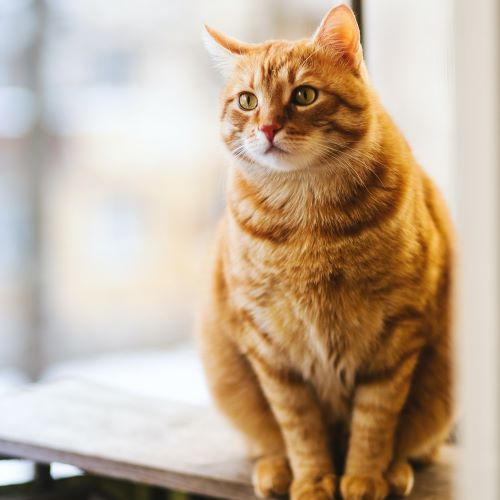
#> input picture practice/cat.jpg, 500 x 500 px
$ python edge_detection.py
#> lines starting #> are read from the running program, lines starting #| are printed output that depends on the picture; after the words box and inside, x2 and y2 are one past the last pixel; in counts of white or black regions, pixels touching at a corner belong together
import cv2 as cv
import numpy as np

img=cv.imread('cat.jpg')
#> img is the input picture: shape (500, 500, 3); mean B, G, R 151.1, 173.1, 193.6
gray=cv.cvtColor(img,cv.COLOR_RGB2GRAY)
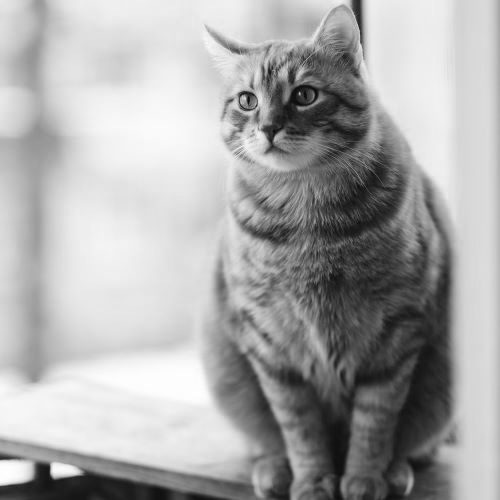
#> gray: shape (500, 500); min 8, max 254, mean 168.8

# Laplacian
# src, data
lap=cv.Laplacian(gray,cv.CV_64F)
lap=np.uint8(np.absolute(lap))
cv.imshow('Laplacian',lap)

#Sobel
sobelx=cv.Sobel(gray,cv.CV_64F,1,0)
sobely=cv.Sobel(gray,cv.CV_64F,0,1)
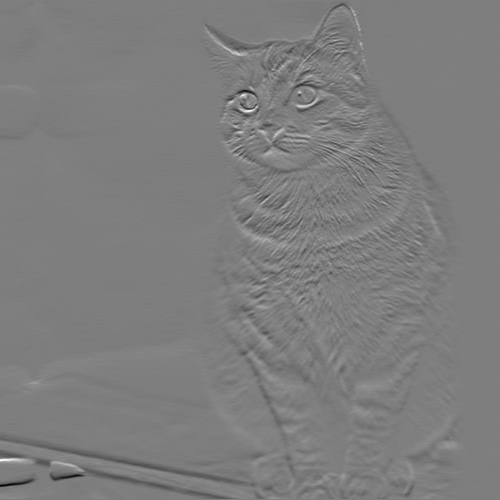
#> sobely: shape (500, 500) float64; min -598, max 608, mean -2.4; drawn with min black and max white
combined_sobel=cv.bitwise_or(sobelx,sobely)
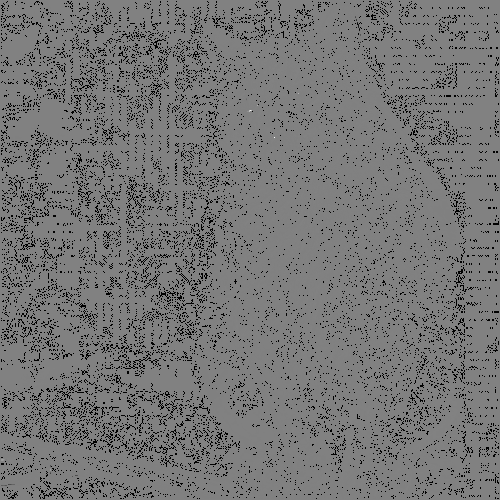
#> combined_sobel: shape (500, 500) float64; 8.59% of the values are NaN or infinite; the others: min -56960, max 55296, mean -51.45; drawn with min black, max white, NaN and infinite black

cv.imshow('Sobelx',sobelx)
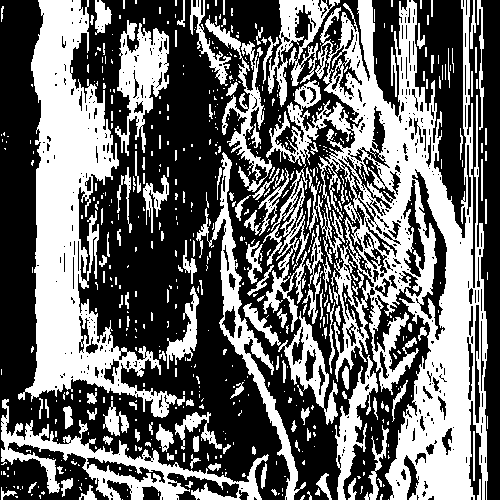
#> window 'Sobelx': shape (500, 500); 41.7% white; 627 white regions (469 under 20 px), largest, box (x1, y1, x2, y2) and area: (266, 0, 488, 500) 40103, (18, 0, 185, 418) 23091, (1, 399, 269, 500) 6049
cv.imshow('Sobely',sobely)
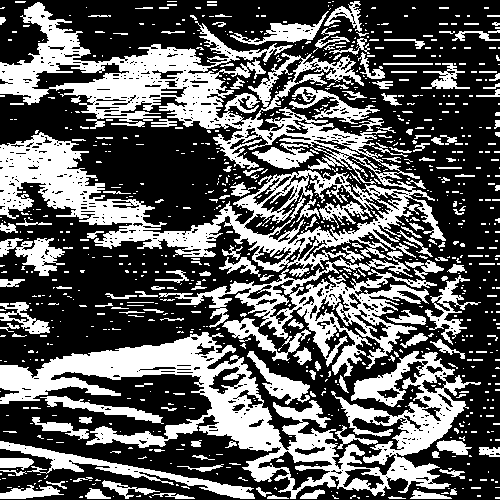
#> window 'Sobely': shape (500, 500); 37.4% white; 920 white regions (742 under 20 px), largest, box (x1, y1, x2, y2) and area: (0, 2, 446, 377) 42569, (0, 332, 481, 499) 22764, (0, 441, 255, 499) 2436
cv.imshow('Combined sobel',combined_sobel)
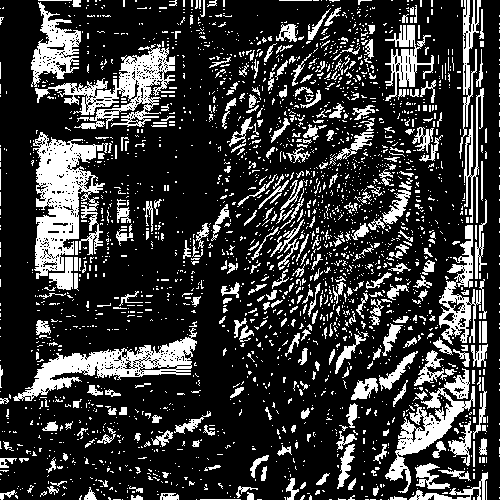
#> window 'Combined sobel': shape (500, 500); 21.9% white; 2457 white regions (2131 under 20 px), largest, box (x1, y1, x2, y2) and area: (33, 132, 108, 279) 5601, (13, 328, 197, 401) 3910, (35, 44, 175, 129) 3850

#canny
canny=cv.Canny(img,150,175)
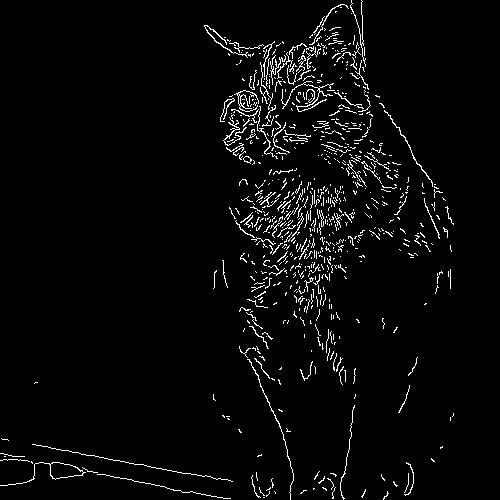
#> canny: shape (500, 500); 3.4% white in thin lines or dots
cv.imshow('canny',canny)

cv.waitKey(0)

$ run again, with practice/nature.jpg copied over practice/cat.jpg
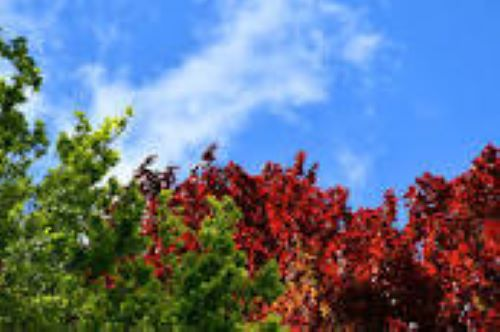
#> input picture practice/nature.jpg, 500 x 332 px
#> img is the input picture: shape (332, 500, 3); mean B, G, R 137.6, 115.3, 100.6
#> `cv.imshow('Sobelx',sobelx)`:
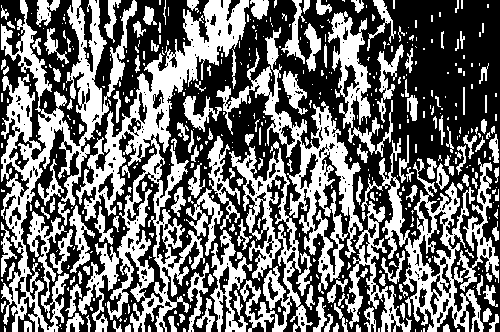
#> window 'Sobelx': shape (332, 500); 43.3% white; 491 white regions (333 under 20 px), largest, box (x1, y1, x2, y2) and area: (76, 0, 249, 332) 15435, (1, 0, 137, 332) 12324, (345, 138, 499, 332) 9234
#> `canny=cv.Canny(img,150,175)`:
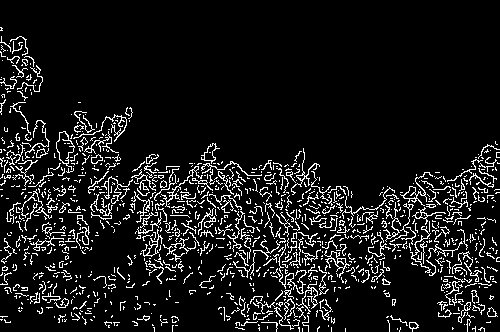
#> canny: shape (332, 500); 9.4% white in thin lines or dots
